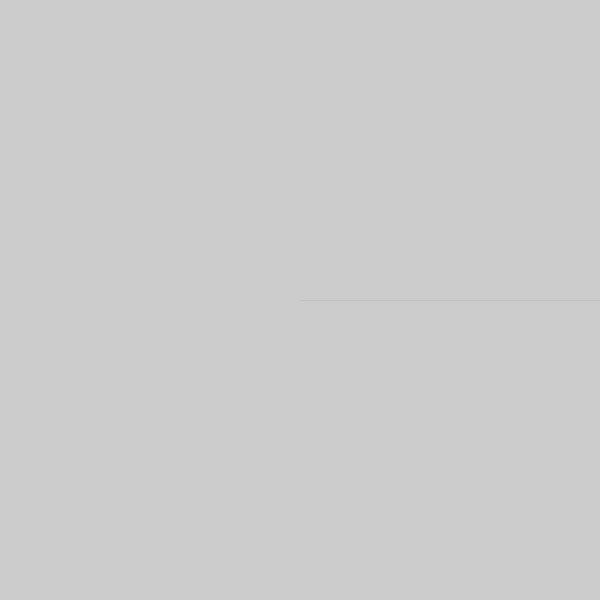
Frame 1 (no input)
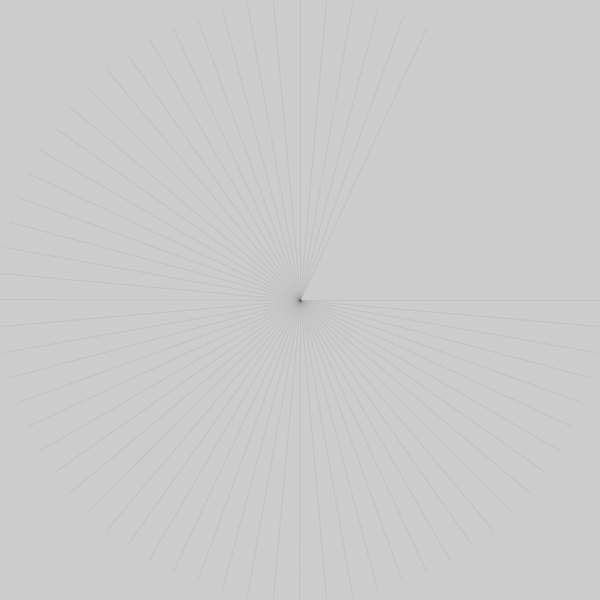
Frame 60 (the mouse pressed at the canvas centre just before this capture)
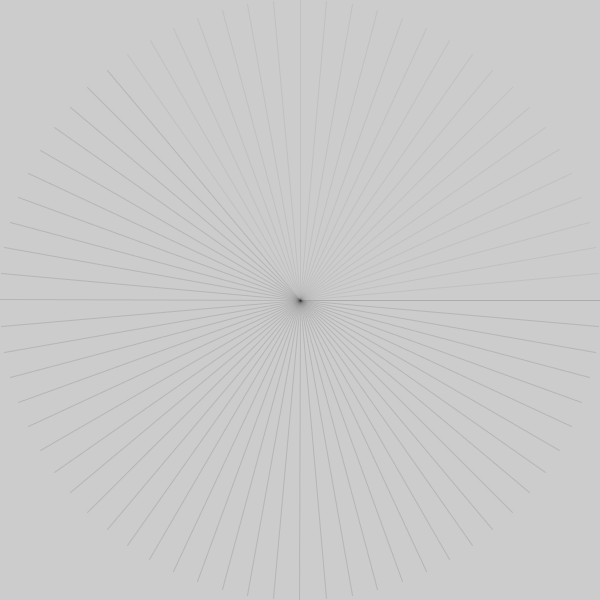
Frame 120 (the mouse held since frame 60 and released just before this capture)

The Processing sketch that drew these frames (run headless with seeded random() and noise(); from frame 60 on, the mouse is pressed at the canvas centre):

// Processing sketch: polarCoord
// ── polarCoord.pde
float radius = 50 ,angle = 0;
PVector target = new PVector (0,0);
void setup(){
	size(600,600);
	frameRate(30);
	radius = width/2;
	// size(600);
}

void draw(){
	smooth();
	// background(145, 100);
	translate(width/2, height/2);
	target.x = radius*cos(radians(angle)) ;
	target.y = radius*sin(radians(angle));
	stroke(50, 20);
	line(0,0, target.x, target.y);

	println(angle + "sin :" + sin(radians(angle)) );
	angle += 90/16;
	if (angle > 360){
		angle = 0;
	}

}
